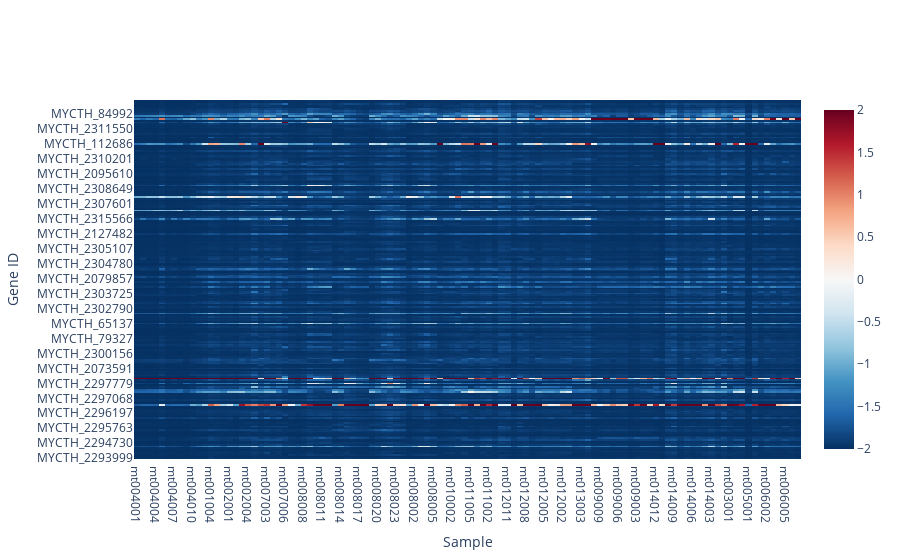

The notebook cell saved with this chart:
### Code cell
create_heatmap(df_demo_fpkm2)

### Figure 1 — Plotly figure (JSON) as saved in the notebook; plotly's stock layout.template omitted (floating-point values rounded to 4 significant figures; data arrays with more than 128 entries replaced by an {"elided": "..."} marker saying what was removed)
{"data": [{"colorscale": [[0, "rgb(5,48,97)"], [0.1, "rgb(33,102,172)"], [0.2, "rgb(67,147,195)"], [0.3, "rgb(146,197,222)"], [0.4, "rgb(209,229,240)"], [0.5, "rgb(247,247,247)"], [0.6, "rgb(253,219,199)"], [0.7, "rgb(244,165,130)"], [0.8, "rgb(214,96,77)"], [0.9, "rgb(178,24,43)"], [1, "rgb(103,0,31)"]], "hovertemplate": "Sample: %{x}<br>Gene ID: %{y}<br>FPKM: %{z:.3f}<extra></extra>", "type": "heatmap", "x": ["mt004001", "mt004002", "mt004003", "mt004004", "mt004005", "mt004006", "mt004007", "mt004008", "mt004009", "mt004010", "mt001001", "mt001002", "mt001004", "mt001005", "mt001003", "mt002001", "mt002002", "mt002003", "mt002004", "mt007001", "mt007002", "mt007003", "mt007004", "mt007005", "mt007006", "mt008006", "mt008007", "mt008008", "mt008009", "mt008010", "mt008011", "mt008012", "mt008013", "mt008014", "mt008015", "mt008016", "mt008017", "mt008018", "mt008019", "mt008020", "mt008021", "mt008022", "mt008023", "mt008024", "mt008001", "mt008002", "mt008003", "mt008004", "mt008005", "mt010004", "mt010001", "mt010002", "mt010003", "mt011006", "mt011005", "mt011004", "mt011003", "mt011002", "mt011001", "mt012012", "mt012011", "mt012010", "mt012009", "mt012008", "mt012007", "mt012006", "mt012005", "mt012004", "mt012003", "mt012002", "mt012001", "mt013004", "mt013003", "mt013002", "mt013001", "mt009009", "mt009008", "mt009007", "mt009006", "mt009005", "mt009004", "mt009003", "mt009002", "mt009001", "mt014012", "mt014011", "mt014010", "mt014009", "mt014008", "mt014007", "mt014006", "mt014005", "mt014004", "mt014003", "mt014002", "mt014001", "mt003001", "mt003002", "mt003003", "mt005001", "mt005002", "mt006001", "mt006002", "mt006003", "mt006004", "mt006005", "mt006006", "mt006007"], "y": {"elided": "216 str values"}, "z": {"elided": "216x108 float values"}}], "layout": {"xaxis": {"title": {"text": "Sample"}}, "yaxis": {"title": {"text": "Gene ID"}}}}
